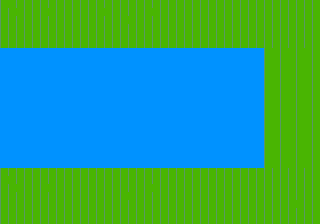

Rendered tile map (Tiled .tmx) drawn with the repository's tilesets; below, a short description and the full map source, tile grids included:
An orthogonal 40x28 tile map with 8x8 px tiles, 2 tile layers (bg, g) and 3 objects.

<map version="1.0" orientation="orthogonal" renderorder="right-down" width="40" height="28" tilewidth="8" tileheight="8" nextobjectid="22">
 <properties>
  <property name="unity:scale" type="float" value="0.01" />
 </properties>
 <tileset firstgid="1" name="ts2" tilewidth="16" tileheight="16" tilecount="280" columns="20">
  <image source="tiles.png" width="320" height="224" />
 </tileset>
 <layer name="bg" width="40" height="28">
  <data encoding="csv">
1,0,1,0,1,0,1,0,1,0,1,0,1,0,1,0,1,0,1,0,1,0,1,0,1,0,1,0,1,0,1,0,1,1,1,1,1,1,1,1,
0,0,0,0,0,0,0,0,0,0,0,0,0,0,0,0,0,0,0,0,0,0,0,0,0,0,0,0,0,0,0,0,0,0,0,0,0,0,0,0,
1,0,1,0,1,0,1,0,1,0,1,0,1,0,1,0,1,0,1,0,1,0,1,0,1,0,1,0,1,0,1,0,1,1,1,1,1,1,1,1,
0,0,0,0,0,0,0,0,0,0,0,0,0,0,0,0,0,0,0,0,0,0,0,0,0,0,0,0,0,0,0,0,0,0,0,0,0,0,0,0,
1,0,1,0,1,0,1,0,1,0,1,0,1,0,1,0,1,0,1,0,1,0,1,0,1,0,1,0,1,0,1,0,1,1,1,1,1,1,1,1,
0,0,0,0,0,0,0,0,0,0,0,0,0,0,0,0,0,0,0,0,0,0,0,0,0,0,0,0,0,0,0,0,0,0,0,0,0,0,0,0,
1,0,1,0,1,0,1,0,1,0,1,0,1,0,1,0,1,0,1,0,1,0,1,0,1,0,1,0,1,0,1,0,1,1,1,1,1,1,1,1,
0,0,0,0,0,0,0,0,0,0,0,0,0,0,0,0,0,0,0,0,0,0,0,0,0,0,0,0,0,0,0,0,0,0,0,0,0,0,0,0,
1,0,1,0,1,0,1,0,1,0,1,0,1,0,1,0,1,0,1,0,1,0,1,0,1,0,1,0,1,0,1,0,1,1,1,1,1,1,1,1,
0,0,0,0,0,0,0,0,0,0,0,0,0,0,0,0,0,0,0,0,0,0,0,0,0,0,0,0,0,0,0,0,0,0,0,0,0,0,0,0,
1,0,1,0,1,0,1,0,1,0,1,0,1,0,1,0,1,0,1,0,1,0,1,0,1,0,1,0,1,0,1,0,1,1,1,1,1,1,1,1,
0,0,0,0,0,0,0,0,0,0,0,0,0,0,0,0,0,0,0,0,0,0,0,0,0,0,0,0,0,0,0,0,0,0,0,0,0,0,0,0,
1,0,1,0,1,0,1,0,1,0,1,0,1,0,1,0,1,0,1,0,1,0,1,0,1,0,1,0,1,0,1,0,1,1,1,1,1,1,1,1,
0,0,0,0,0,0,0,0,0,0,0,0,0,0,0,0,0,0,0,0,0,0,0,0,0,0,0,0,0,0,0,0,0,0,0,0,0,0,0,0,
1,0,1,0,1,0,1,0,1,0,1,0,1,0,1,0,1,0,1,0,1,0,1,0,1,0,1,0,1,0,1,0,1,1,1,1,1,1,1,1,
0,0,0,0,0,0,0,0,0,0,0,0,0,0,0,0,0,0,0,0,0,0,0,0,0,0,0,0,0,0,0,0,0,0,0,0,0,0,0,0,
1,0,1,0,1,0,1,0,1,0,1,0,1,0,1,0,1,0,1,0,1,0,1,0,1,0,1,0,1,0,1,0,1,1,1,1,1,1,1,1,
0,0,0,0,0,0,0,0,0,0,0,0,0,0,0,0,0,0,0,0,0,0,0,0,0,0,0,0,0,0,0,0,0,0,0,0,0,0,0,0,
1,0,1,0,1,0,1,0,1,0,1,0,1,0,1,0,1,0,1,0,1,0,1,0,1,0,1,0,1,0,1,0,1,1,1,1,1,1,1,1,
0,0,0,0,0,0,0,0,0,0,0,0,0,0,0,0,0,0,0,0,0,0,0,0,0,0,0,0,0,0,0,0,0,0,0,0,0,0,0,0,
1,0,1,0,1,0,1,0,1,0,1,0,1,0,1,0,1,0,1,0,1,0,1,0,1,0,1,0,1,0,1,0,1,1,1,1,1,1,1,1,
0,0,0,0,0,0,0,0,0,0,0,0,0,0,0,0,0,0,0,0,0,0,0,0,0,0,0,0,0,0,0,0,0,0,0,0,0,0,0,0,
1,0,1,0,1,0,1,0,1,0,1,0,1,0,1,0,1,0,1,0,1,0,1,0,1,0,1,0,1,0,1,0,1,1,1,1,1,1,1,1,
0,0,0,0,0,0,0,0,0,0,0,0,0,0,0,0,0,0,0,0,0,0,0,0,0,0,0,0,0,0,0,0,0,0,0,0,0,0,0,0,
1,0,1,0,1,0,1,0,1,0,1,0,1,0,1,0,1,0,1,0,1,0,1,0,1,0,1,0,1,0,1,0,1,1,1,1,1,1,1,1,
0,0,0,0,0,0,0,0,0,0,0,0,0,0,0,0,0,0,0,0,0,0,0,0,0,0,0,0,0,0,0,0,0,0,0,0,0,0,0,0,
1,0,1,0,1,0,1,0,1,0,1,0,1,0,1,0,1,0,1,0,1,0,1,0,1,0,1,0,1,0,1,0,1,1,1,1,1,1,1,1,
1,0,1,0,1,0,1,0,1,0,1,0,1,0,1,0,1,0,1,0,1,0,1,0,1,0,1,0,1,0,1,0,1,1,1,1,1,1,1,1
</data>
 </layer>
 <layer name="g" width="40" height="28">
  <data encoding="csv">
3,3,3,3,3,3,3,3,3,3,3,3,3,3,3,3,3,3,3,3,3,3,3,3,3,3,3,3,3,3,3,3,3,3,3,3,3,3,3,3,
3,0,0,3,3,3,3,3,3,3,3,3,3,3,3,3,3,3,3,3,3,3,3,3,3,3,3,3,3,3,3,3,3,3,3,3,3,3,3,3,
3,3,0,3,3,3,0,0,0,3,3,3,3,0,0,0,3,3,3,0,0,0,0,0,0,0,0,0,0,0,0,0,0,3,3,3,3,3,3,3,
3,3,3,3,3,3,3,3,3,3,3,3,3,3,3,3,0,0,3,3,3,3,3,3,3,3,3,3,3,3,3,3,3,3,3,3,3,3,3,3,
3,3,3,3,3,3,3,3,3,3,3,3,3,3,3,3,3,3,3,3,3,3,3,3,3,3,3,3,3,3,3,3,3,3,3,3,3,3,3,3,
3,3,3,3,3,3,3,3,3,3,3,3,3,3,3,3,3,3,3,3,3,3,3,3,3,3,3,3,3,3,3,3,3,3,3,3,3,3,3,3,
0,0,0,0,0,0,0,0,0,0,0,0,0,0,0,0,0,0,0,0,0,0,0,0,0,0,0,0,0,0,0,0,0,0,0,0,0,0,0,0,
0,0,0,0,0,0,0,0,0,0,0,0,0,0,0,0,0,0,0,0,0,0,0,0,0,0,0,0,0,0,0,0,0,3,0,3,0,3,0,3,
0,0,0,0,0,0,0,0,0,0,0,0,0,0,0,0,0,0,0,0,0,0,0,0,0,0,0,0,0,0,0,0,0,3,0,3,0,3,0,3,
0,0,0,0,0,0,0,0,0,0,0,0,0,0,0,0,0,0,0,0,0,0,0,0,0,0,0,0,0,0,0,0,0,3,0,3,0,3,0,3,
0,0,0,0,0,0,0,0,0,0,0,0,0,0,0,0,0,0,0,0,0,0,0,0,0,0,0,0,0,0,0,0,0,3,0,3,0,3,0,3,
0,0,0,0,0,0,0,0,0,0,0,0,0,0,0,0,0,0,0,0,0,0,0,0,0,0,0,0,0,0,0,0,0,3,0,3,0,3,0,3,
0,0,0,0,0,0,0,0,0,0,0,0,0,0,0,0,0,0,0,0,0,0,0,0,0,0,0,0,0,0,0,0,0,3,0,3,0,3,0,3,
0,0,0,0,0,0,0,0,0,0,0,0,0,0,0,0,0,0,0,0,0,0,0,0,0,0,0,0,0,0,0,0,0,3,0,3,0,3,0,3,
0,0,0,0,0,0,0,0,0,0,0,0,0,0,0,0,0,0,0,0,0,0,0,0,0,0,0,0,0,0,0,0,0,3,0,3,0,3,0,3,
0,0,0,0,0,0,0,0,0,0,0,0,0,0,0,0,0,0,0,0,0,0,0,0,0,0,0,0,0,0,0,0,0,3,0,3,0,3,0,3,
0,0,0,0,0,0,0,0,0,0,0,0,0,0,0,0,0,0,0,0,0,0,0,0,0,0,0,0,0,0,0,0,0,3,0,3,0,3,0,3,
0,0,0,0,0,0,0,0,0,0,0,0,0,0,0,0,0,0,0,0,0,0,0,0,0,0,0,0,0,0,0,0,0,3,0,3,0,3,0,3,
0,0,0,0,0,0,0,0,0,0,0,0,0,0,0,0,0,0,0,0,0,0,0,0,0,0,0,0,0,0,0,0,0,3,0,3,0,3,0,3,
0,0,0,0,0,0,0,0,0,0,0,0,0,0,0,0,0,0,0,0,0,0,0,0,0,0,0,0,0,0,0,0,0,3,0,3,0,3,0,3,
0,0,0,0,0,0,0,0,0,0,0,0,0,0,0,0,0,0,0,0,0,0,0,0,0,0,0,0,0,0,0,0,0,3,0,3,0,3,0,3,
0,0,0,0,0,0,0,0,0,0,0,0,0,0,0,0,0,0,0,0,0,0,0,0,0,0,0,0,0,0,0,0,0,0,0,0,0,0,0,0,
3,3,3,3,3,3,3,3,3,3,3,3,3,3,3,3,3,3,3,3,3,3,3,3,3,3,3,3,3,3,3,3,3,3,3,3,3,3,3,3,
3,0,0,3,3,3,3,3,3,3,3,3,3,3,3,3,3,3,3,3,3,3,3,3,3,3,3,3,3,3,3,3,3,3,3,3,3,3,3,3,
3,3,0,3,3,3,0,0,0,0,0,0,0,3,3,3,3,3,3,0,0,0,0,0,0,0,0,0,0,0,0,0,3,3,3,3,3,3,3,3,
0,3,3,3,3,3,3,3,3,3,3,3,3,3,3,3,0,0,3,3,3,3,3,3,3,3,3,3,3,3,3,3,3,3,3,3,3,3,3,3,
3,3,3,3,3,3,3,3,3,3,3,3,3,3,3,3,3,3,3,3,3,3,3,3,3,3,3,3,3,3,3,3,3,3,3,3,3,0,0,3,
3,3,3,3,3,3,3,3,3,3,3,3,3,3,3,3,3,3,3,3,3,3,3,3,3,3,3,3,3,3,3,3,3,3,3,3,3,3,3,3
</data>
 </layer>
 <objectgroup name="colliders">
  <object id="13" x="0" y="48">
   <polyline points="0,0 328,0" />
  </object>
  <object id="17" x="0" y="168">
   <polyline points="0,0 328,0" />
  </object>
  <object id="21" x="264" y="50">
   <polyline points="0,0 0,118" />
  </object>
 </objectgroup>
</map>
